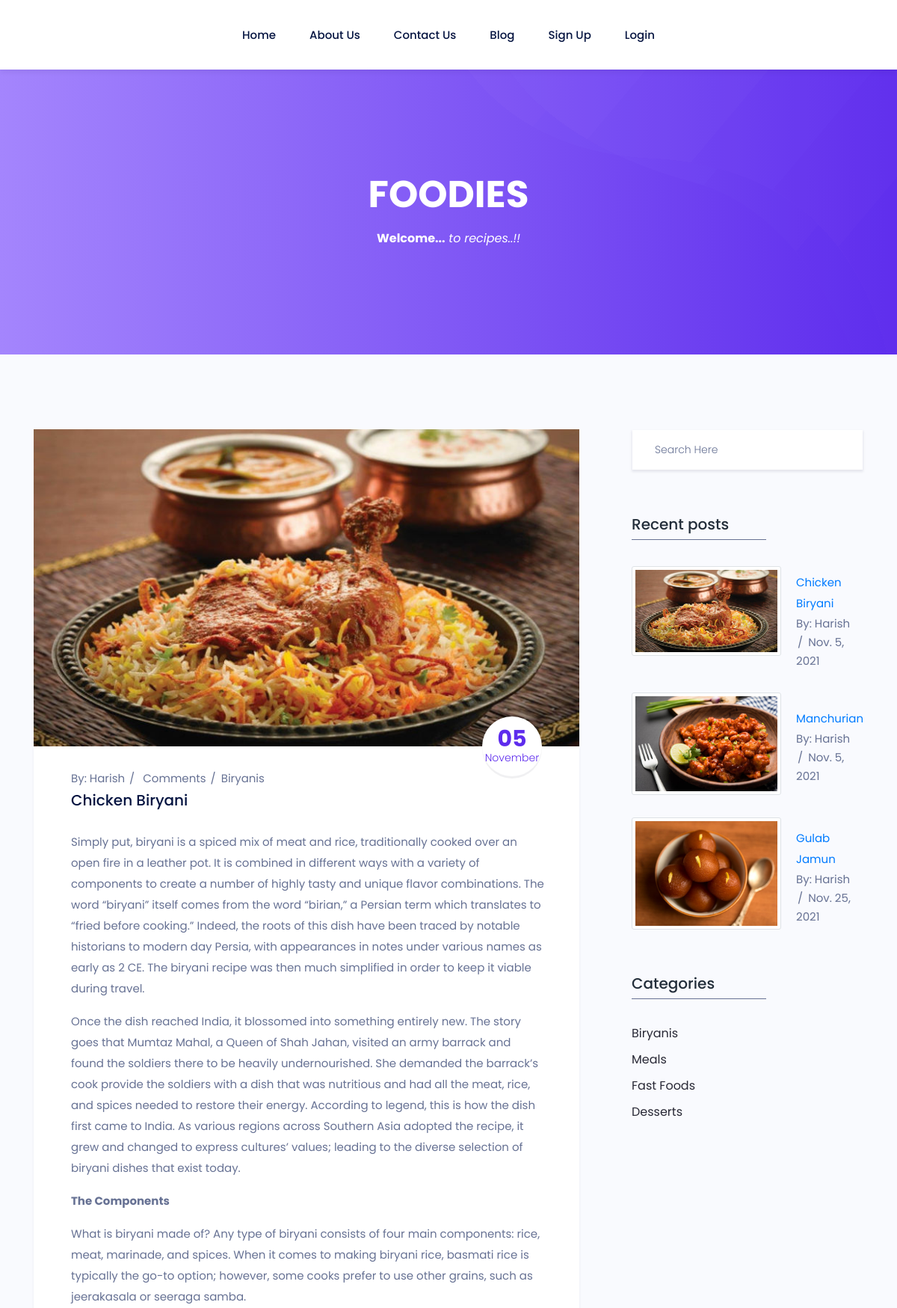
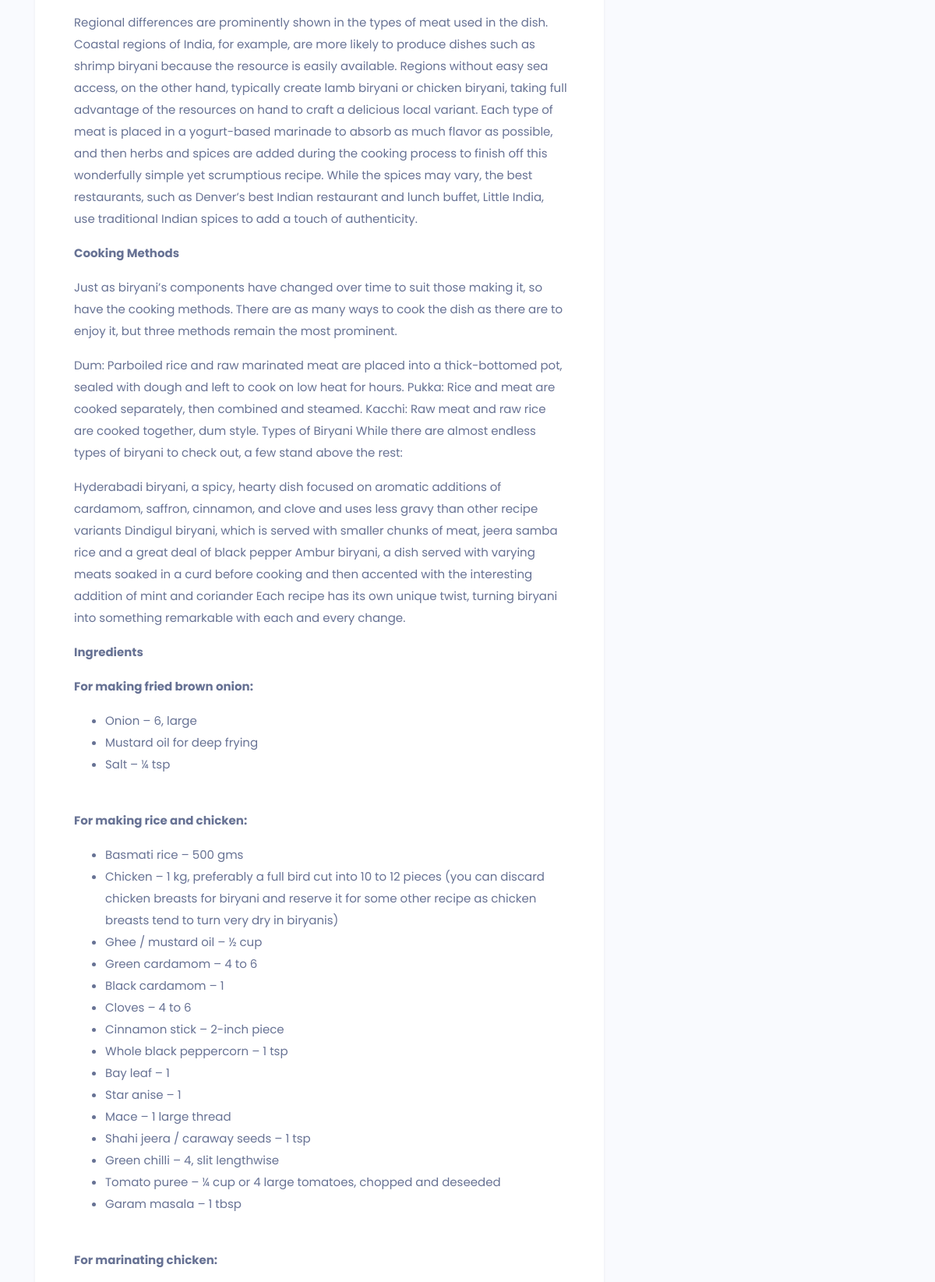
The page /post/Chicken Biryani/ (upper part) on the database its author committed (2 pictures, top to bottom).
### blog/models.py (models this page shows, shortened)
class Post(models.Model):
    category = models.ForeignKey(Category,on_delete=models.CASCADE,related_name='categories')
    user = models.ForeignKey(User, on_delete=models.CASCADE,related_name='users')
    title = models.CharField(max_length=255)
    thumbnail = models.ImageField(upload_to='post/thumbnail')
    description = RichTextField(blank=True,null=True)
    tags = models.CharField(max_length=255)
    posted_at = models.DateField(default=datetime.now)
    is_published = models.BooleanField(default=True)
    class Meta:
        verbose_name = 'post'
        verbose_name_plural = 'posts'

class Category(models.Model):
    name = models.CharField(max_length=255,default='Unknown')
    created = models.DateTimeField(default=datetime.now)
    def __str__(self):
        return self.name
    class Meta:
        verbose_name = 'Category'
        verbose_name_plural = 'Categories'

### blog/views.py (the view)
# urls.py: path('post/<str:title>/', post, name='post'),
def post(request,title):
    post1 = Post.objects.get(title=title)
    category = post1.category
    related_posts = Post.objects.filter(category=category)
    recent_posts = Post.objects.filter(is_published=True).order_by('posted_at')
    categories = Category.objects.all()
    comments = Comment.objects.filter(post=post1)
    context = {
        'related_posts': related_posts,
        'recent_posts': recent_posts,
        'post': post1,
        'categories': categories,
        'comments': comments,
           }
    return render(request, 'blog/post.html', context)

### templates/blog/post.html (shortened to what this page needs)
{% extends 'base.html' %}
{% load static %}
{% block content %}
        <section class="breadcrumb_area">
            <img class="breadcrumb_shap" src="img/banner_bg.png" alt="">
            <div class="container">
                <div class="breadcrumb_content text-center">
                    <h1 class="f_p f_700 f_size_50 w_color l_height50 mb_20">FOODIES</h1>
                    <p class="f_400 w_color f_size_16 l_height26"><b>Welcome...</b><i>  to recipes..!!</i></p>
                </div>
            </div>
        </section>
        <section class="blog_area sec_pad">
            <div class="container">
                <div class="row">
                    <div class="col-lg-8">
                        <div class="blog_list_item mb_50">
                            <img class="img-fluid" src="{{post.thumbnail.url}}" alt="">
                            <div class="blog_content">
                                <div class="post_date">
                                    <h2>{{post.posted_at|date:'d'}} <span>{{post.posted_at|date:'F'}}</span></h2>
                                </div>
                                <div class="entry_post_info">
                                    By: <a href="#">{{post.user}}</a>
                                    <a href="#"> Comments</a>
                                    <a href="#">{{post.category}}</a>
                                </div>
                                <a href="#">
                                    <h5 class="f_p f_size_20 f_500 t_color mb_20">{{post.title}}</h5>
                                </a>
                                <p class="f_400 mb-30">{{post.description | safe}}</p>
                            </div>
                        </div>
                    </div>
                    <div class="col-lg-4">
                        <div class="blog-sidebar">
                            <div class="widget sidebar_widget widget_search">
                                <form action="{% url 'search' %}" class="search-form input-group" method='get'>
                                    <input type="search" class="form-control widget_input" name="keyword" placeholder="Search Here">
                                    <button type="submit"><i class="ti-search"></i></button>
                                </form>
                            </div>
                            <div class="widget sidebar_widget widget_recent_post mt_60">
                                <div class="widget_title">
                                    <h3 class="f_p f_size_20 t_color3">Recent posts</h3>
                                    <div class="border_bottom"></div>
                                </div>
                                {% for post in recent_posts %}
                                <div class="media post_item">
                                    <a href="/post/{{post.title}}">
                                        <img src="{{post.thumbnail.url}}" class='img-responsive img-fluid img-thumbnail' height="200" width="200" alt=""></a>
                                    <div class="media-body">
                                        <a href="/post/{{post.title}}">
                                            <h3 class="f_size_16 f_p f_400"></h3><a href="/post/{{post.title}}">{{post.title}}</a></h3>
                                        </a>
                                        <div class="entry_post_info">
                                            By: <a href="#">{{post.user}}</a>
                                            <a href="#">{{post.posted_at}}</a>
                                        </div>
                                    </div>
                                </div>
                                {% endfor %}
                            </div>
                            <div class="widget sidebar_widget widget_categorie mt_60">
                                <div class="widget_title">
                                    <h3 class="f_p f_size_20 t_color3">Categories</h3>
                                    <div class="border_bottom"></div>
                                </div>
                                <ul class="list-unstyled">
                                    {% for category in categories %}
                                    <li> <a href="/category/{{category.name}}"><span>{{category.name}}</span><em></em></a> </li>
                                    {% endfor %}
                                </ul>
                            </div>
                        </div>
                    </div>
                </div>
            </div>
        </section>
{% endblock content %}

### rows shown on the page
Post: thumbnail (picture), posted_at "05", posted_at "November", user "Harish", category "Biryanis", title "Chicken Biryani", description "Simply put, biryani is a spiced mix of meat and rice, traditionally cooked over an open fire in a leather pot. It is combined in different ways with a variety of components to create a number of highly tasty and unique flavor combinations. The word “biryani” itself comes from the word “birian,” a Persian term which translates to “fried before cooking.” Indeed, the roots of this dish have been traced by notable historians to modern day Persia, with appearances in notes under various names as early as 2 CE. The biryani recipe was then much simplified in order to keep it viable during travel. Once the dish reached India, it blossomed into something entirely new. The story goes that Mumtaz…", posted_at "Nov. 5, 2021"
Post: thumbnail (picture), title "Manchurian", user "Harish", posted_at "Nov. 5, 2021"
Post: thumbnail (picture), title "Gulab Jamun", user "Harish", posted_at "Nov. 25, 2021"
Category: name "Biryanis"
Category: name "Meals"
Category: name "Fast Foods"
Category: name "Desserts"
